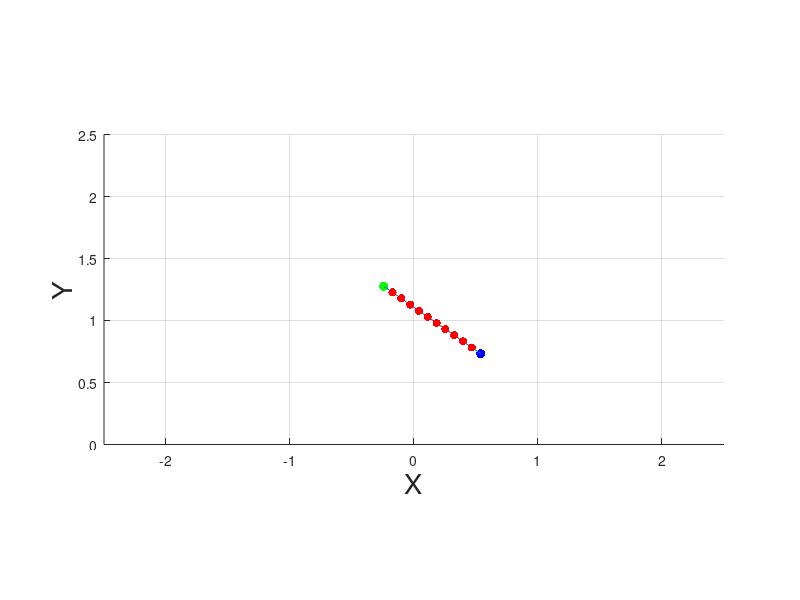

Here is the MATLAB script that generated this plot:
%% create 2 points and check if they are in the range of the robot  or not.

A = 1.4*rand(1,2);
B = [-1.3*rand(1,1), 1.3*rand(1,1)];

%% Check the distance of those points to the base of the robot
C = sqrt(A(1)^2+A(2)^2);
D = sqrt(B(1)^2+B(2)^2);

robotSize = 1.5;


%% Checking if A and B are in the range of the robot
if C < robotSize && D < robotSize
  printf('the range is  valid')

else
  printf('the range is not valid')

end

%% Give the size of the robot to check if the distance is reachable

x = [A(1), B(1)];
y = [A(2), B(2)];
n = 10;

%% Create the interpolations and the values of each point

New_x = linspace(x(1),x(2),n+2); % Includes given points
New_y = linspace(y(1),y(2),n+2); % Includes given points
New_x(end)=[];
New_x(1)=[];
New_y(end)=[];
New_y(1)=[];

%% interpolated points for the robot pass through


p_inter = [A(1), New_x, B(1); A(2), New_y, B(2)];


% Plot the graph and the points interpolations

clf; hold on;
 plot( A(1),A(2), 'b', 'markersize', 20);
 plot( B(1),B(2), 'g', 'markersize', 20);
 plot(x,y);
 scatter(New_x,New_y,'r','filled');
 axis equal; axis([-2.5 2.5 0 2.5]);
 xlabel('X', 'fontsize', 20); ylabel('Y', 'fontsize', 20); grid on;
drawnow;

